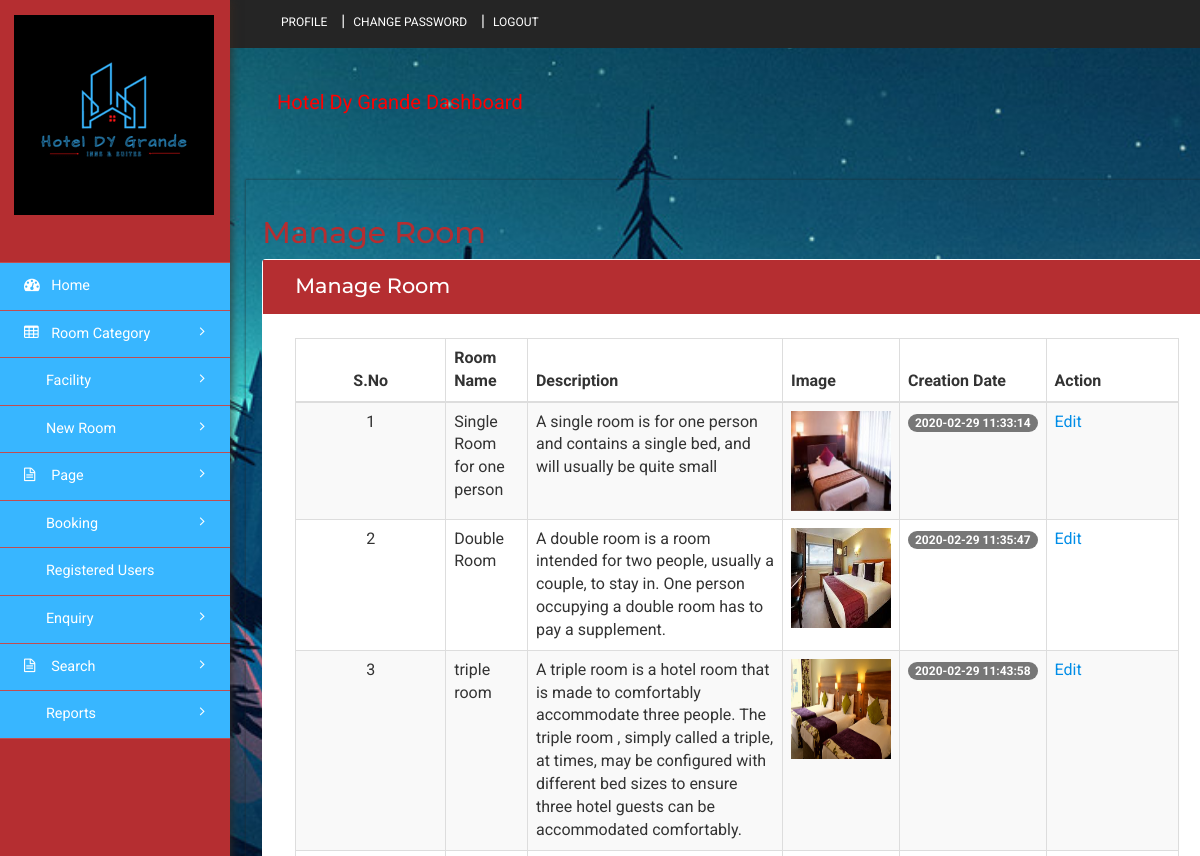
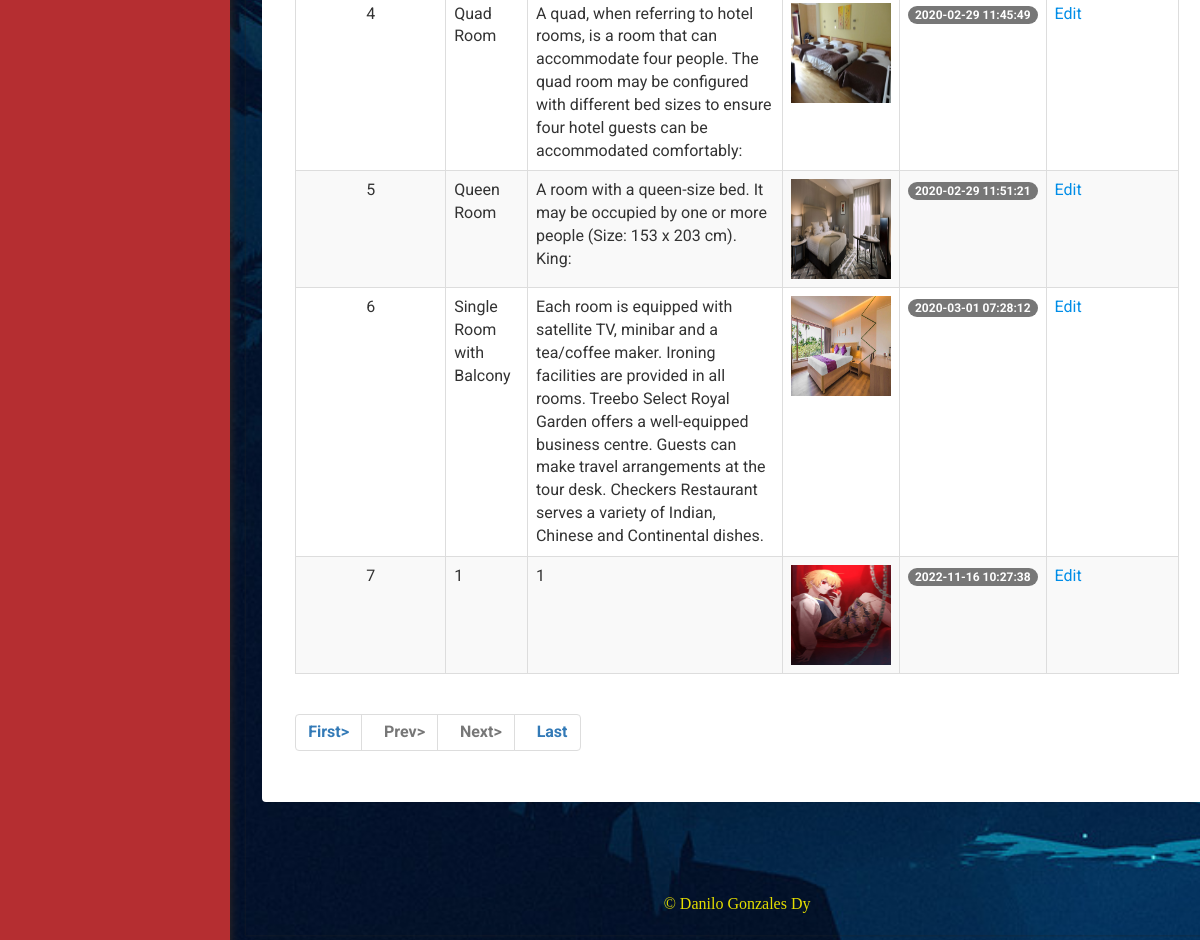
The page /admin/manage-room.php (signed in) on the database its author committed (2 pictures, top to bottom).
### tables this page shows
CREATE TABLE `tblroom` (
  `ID` int(10) NOT NULL,
  `RoomType` int(10) DEFAULT NULL,
  `RoomName` varchar(200) DEFAULT NULL,
  `MaxAdult` int(5) DEFAULT NULL,
  `MaxChild` int(5) DEFAULT NULL,
  `RoomDesc` mediumtext DEFAULT NULL,
  `NoofBed` int(5) DEFAULT NULL,
  `Image` varchar(200) DEFAULT NULL,
  `RoomFacility` varchar(200) DEFAULT NULL,
  `CreationDate` timestamp NULL DEFAULT current_timestamp()
);

### admin/manage-room.php (the view, shortened to what this page needs)
<?php
include('includes/dbconnection.php');
if (strlen($_SESSION['hbmsaid']==0)) {
  header('location:logout.php');
  } else{
?>
<!DOCTYPE HTML>
<html>
<head>
<link href="css/bootstrap.min.css" rel='stylesheet' type='text/css' />
<link href="css/style.css" rel='stylesheet' type='text/css' />
<link href="css/font-awesome.css" rel="stylesheet">
<link rel="stylesheet" href="css/icon-font.min.css" type='text/css' />
</head>
<body>
   <div class="page-container">
	<div class="left-content">
	   <div class="inner-content">
			<?php include_once('includes/header.php');?>
			<div class="content">
<div class="women_main">
	<div class="grids">
					<div class="progressbar-heading grids-heading">
						<h2>Manage Room</h2>
					</div>
					<div class="panel panel-widget forms-panel">
						<div class="forms">
							<div class="form-grids widget-shadow" data-example-id="basic-forms">
								<div class="form-title">
									<h4>Manage Room </h4>
								</div>
								<div class="form-body">
									     <table class="table table-bordered table-striped table-vcenter js-dataTable-full-pagination">
                                <thead>
                                    <tr>
                                        <th class="text-center">S.No</th>
                                        <th>Room Name</th>
                                        <th class="d-none d-sm-table-cell">Description</th>
                                        <th class="d-none d-sm-table-cell">Image</th>
                                        <th class="d-none d-sm-table-cell">Creation Date</th>
                                        <th class="d-none d-sm-table-cell" style="width: 15%;">Action</th>
                                       </tr>
                                </thead>
                                <tbody>
                                    <?php
                                    if (isset($_GET['pageno'])) {
            $pageno = $_GET['pageno'];
        } else {
            $pageno = 1;
        }
        $no_of_records_per_page = 10;
        $offset = ($pageno-1) * $no_of_records_per_page;
 $ret = "SELECT ID FROM tblroom";
$query1 = $dbh -> prepare($ret);
$query1->execute();
$total_rows=$query1->rowCount();
$total_pages = ceil($total_rows / $no_of_records_per_page);
$sql="SELECT * from tblroom LIMIT $offset, $no_of_records_per_page";
$query = $dbh -> prepare($sql);
$query->execute();
$results=$query->fetchAll(PDO::FETCH_OBJ);
$cnt=1;
if($query->rowCount() > 0)
{
foreach($results as $row)
{               ?>
                                    <tr>
                                        <td class="text-center"><?php echo htmlentities($cnt);?></td>
                                        <td class="font-w600"><?php  echo htmlentities($row->RoomName);?></td>
                                        <td class="d-none d-sm-table-cell"><?php  echo htmlentities($row->RoomDesc);?></td>
                                         <td class="d-none d-sm-table-cell"><img src="images/<?php echo $row->Image;?>" width="100" height="100"></td>
                                        <td class="d-none d-sm-table-cell">
                                            <span class="badge badge-primary"><?php  echo htmlentities($row->CreationDate);?></span>
                                        </td>
                                         <td class="d-none d-sm-table-cell"><a href="edit-room.php?editid=<?php echo ($row->ID);?>">Edit</a></td>
                                    </tr>
                                    <?php $cnt=$cnt+1;}} ?>
                                </tbody>
                            </table>
                            <div align="left">
    <ul class="pagination" >
        <li><a href="?pageno=1"><strong>First></strong></a></li>
        <li class="<?php if($pageno <= 1){ echo 'disabled'; } ?>">
            <a href="<?php if($pageno <= 1){ echo '#'; } else { echo "?pageno=".($pageno - 1); } ?>"><strong style="padding-left: 10px">Prev></strong></a>
        </li>
        <li class="<?php if($pageno >= $total_pages){ echo 'disabled'; } ?>">
            <a href="<?php if($pageno >= $total_pages){ echo '#'; } else { echo "?pageno=".($pageno + 1); } ?>"><strong style="padding-left: 10px">Next></strong></a>
        </li>
        <li><a href="?pageno=<?php echo $total_pages; ?>"><strong style="padding-left: 10px">Last</strong></a></li>
    </ul>
</div>
								</div>
							</div>
						</div>
					</div>
				</div>
<?php include_once('includes/footer.php');?>
</div>
</div>
		</div>
</div>
			<?php include_once('includes/sidebar.php');?>
							</div>
</body>
</html><?php }  ?>

### rows shown on the page
tblroom: RoomName "Single Room for one person", RoomDesc "A single room is for one person and contains a single bed, and will usually be quite small", Image (picture), CreationDate "2020-02-29 11:33:14"
tblroom: RoomName "Double Room", RoomDesc "A double room is a room intended for two people, usually a couple, to stay in. One person occupying a double room has to pay a supplement.", Image (picture), CreationDate "2020-02-29 11:35:47"
tblroom: RoomName "triple room", RoomDesc "A triple room is a hotel room that is made to comfortably accommodate three people. The triple room , simply called a triple, at times, may be configured with different bed sizes to ensure three hotel guests can be accommodated comfortably.", Image (picture), CreationDate "2020-02-29 11:43:58"
tblroom: RoomName "Quad Room", RoomDesc "A quad, when referring to hotel rooms, is a room that can accommodate four people. The quad room may be configured with different bed sizes to ensure four hotel guests can be accommodated comfortably:", Image (picture), CreationDate "2020-02-29 11:45:49"
tblroom: RoomName "Queen Room", RoomDesc "A room with a queen-size bed. It may be occupied by one or more people (Size: 153 x 203 cm). King:", Image (picture), CreationDate "2020-02-29 11:51:21"
tblroom: RoomName "Single Room with Balcony", RoomDesc "Each room is equipped with satellite TV, minibar and a tea/coffee maker. Ironing facilities are provided in all rooms. Treebo Select Royal Garden offers a well-equipped business centre. Guests can make travel arrangements at the tour desk. Checkers Restaurant serves a variety of Indian, Chinese and Continental dishes.", Image (picture), CreationDate "2020-03-01 07:28:12"
tblroom: RoomName "1", RoomDesc "1", Image (picture), CreationDate "2022-11-16 10:27:38"
